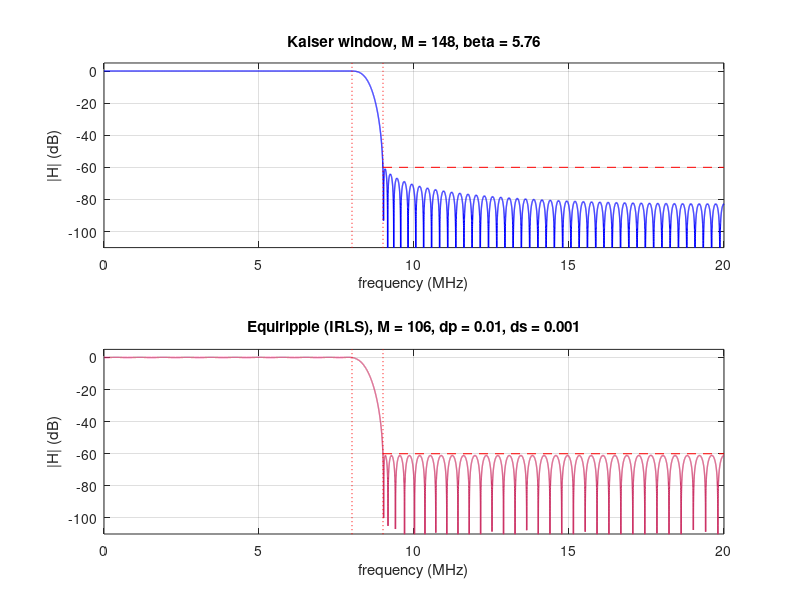

MATLAB code for this plot:
%% m09_fir_window_kaiser.m
% Module 09 - FIR design without a toolbox: Kaiser window formulas vs equiripple.
%  1) Kaiser: beta(A) and M = (A - 8)/(2.285 dw) for an RF anti-alias low-pass
%     (fs = 40 MHz, pass <= 8 MHz, stop >= 9 MHz, A = 60 dB); measure what it achieves
%  2) Equiripple order estimates (Kaiser 1974, Herrmann-Rabiner-Chan 1973) for
%     dp = 0.01, ds = 0.001, and an equiripple design by Lawson's iteratively
%     reweighted least squares (IRLS), which needs only backslash
% What to change: fp, fst, A, dp, ds, the IRLS orders.
% Expected output: beta = 5.653, M = 145 -> about 59.6 dB; A = 61 -> M = 148, 60.9 dB;
% estimates 101.4 (both); IRLS fails at order 102 and meets dp <= 0.01, ds <= 0.001 from 104.
% Base MATLAB only; runs in MATLAB R2019b+ and GNU Octave 8.

clear; close all; clc;
rng(1);

%% Spec
fs  = 40;            % sampling rate (MHz)
fp  = 8;  fst = 9;   % passband and stopband edges (MHz)
wp  = 2*pi*fp/fs; ws = 2*pi*fst/fs; dw = ws - wp;   % rad/sample
wgrid = linspace(0, pi, 16384)';                      % dense evaluation grid

%% Helpers (anonymous only)
k = 0:40; I0 = @(x) sum(((x(:)/2).^(2*k)) ./ (factorial(k).^2), 2);       % Bessel I0, series
kbeta = @(A) (A > 50) .* 0.1102 .* (A - 8.7) + (A >= 21 & A <= 50) .* (0.5842*max(A-21,0).^0.4 + 0.07886*(A-21));
kord  = @(A, dw) (A - 8) ./ (2.285 * dw);
kwin  = @(M, b) I0(b * sqrt(max(0, 1 - (2*(0:M)'/M - 1).^2))) / I0(b);
ideal = @(M, wc) (wc/pi) * ((0:M)' == M/2) + ((0:M)' ~= M/2) .* sin(wc*((0:M)' - M/2)) ./ (pi*((0:M)' - M/2) + ((0:M)' == M/2));
Hmag  = @(h) abs(exp(-1j * wgrid * (0:numel(h)-1)) * h(:));
ripple_p = @(H) max(abs(H(wgrid <= wp) - 1));
ripple_s = @(H) max(H(wgrid >= ws));

%% 1) Kaiser window design
fprintf('Kaiser window, pass %g MHz, stop %g MHz at fs = %g MHz\n', fp, fst, fs);
designs = {};
for A = [60 61]
    b = kbeta(A); Mf = kord(A, dw); M = ceil(Mf);
    h = ideal(M, (wp + ws)/2) .* kwin(M, b);
    H = Hmag(h); dp_ = ripple_p(H); ds_ = ripple_s(H);
    fprintf('  A = %d dB: beta = %.3f, M = %.1f -> %d (%d taps); measured stopband %.2f dB, passband dev %.4f\n', ...
        A, b, Mf, M, M+1, 20*log10(ds_), dp_);
    designs{end+1} = h; %#ok<SAGROW>
end
hK = designs{2}; MK = numel(hK) - 1;
fprintf('  delay M/2 = %d samples = %.3f us = %.2f mm (c/2 = 770 m/s)\n', MK/2, MK/2/fs, MK/2/fs*0.770);

%% 2) Equiripple order estimates
dp = 0.01; ds = 0.001; df = (fst - fp)/fs;
Nk = (-20*log10(sqrt(dp*ds)) - 13) / (14.6*df);
a6 = [0.005309 0.07114 -0.4761 0.00266 0.5941 0.4278]; lp = log10(dp); ls = log10(ds);
Dinf = ls*(a6(1)*lp^2 + a6(2)*lp + a6(3)) - (a6(4)*lp^2 + a6(5)*lp + a6(6));
fK = 11.01217 + 0.51244*(lp - ls); Nh = Dinf/df - fK*df;
fprintf('\nEquiripple estimates (dp = %.3f, ds = %.4f, df = %.4f): Kaiser %.1f, Herrmann %.1f\n', dp, ds, df, Nk, Nh);
fprintf('  A/22 rule: %.0f taps for A = %d dB\n', -20*log10(ds)/(22*df), round(-20*log10(ds)));

%% 3) Equiripple by Lawson IRLS (type I linear phase, M even)
% A(w) = sum_k a_k cos(k w); weighted LS on a grid of the two bands, weights updated
% as u <- u .* |E| so the error envelope flattens toward the minimax solution.
Wst = dp/ds;                                          % stopband weight
fprintf('\nIRLS equiripple, weight %.0f in the stopband:\n', Wst);
hE = [];
for M = [102 104 106 108]
    L = M/2; ng = 16*M;
    gp = linspace(0, wp, round(ng*wp/(pi - dw)))'; gs = linspace(ws, pi, round(ng*(pi - ws)/(pi - dw)))';
    g = [gp; gs]; d = [ones(size(gp)); zeros(size(gs))]; W = [ones(size(gp)); Wst*ones(size(gs))];
    C = cos(g * (0:L)); u = W;
    for it = 1:80
        a = (C .* u) \ (d .* u);                     % weighted least squares
        e = abs(W .* (C*a - d));
        u = u .* sqrt(e + 1e-14); u = u / sqrt(mean(u.^2));
    end
    h = [flipud(a(2:end))/2; a(1); a(2:end)/2];
    H = Hmag(h); dp_ = ripple_p(H); ds_ = ripple_s(H);
    ok = dp_ <= dp && ds_ <= ds;
    fprintf('  M = %d: passband dev %.5f, stopband %.6f (%.2f dB) -> %s\n', M, dp_, ds_, 20*log10(ds_), char('fails' .* ~ok + 'meets' .* ok));
    if M == 106, hE = h; end
end
fprintf('  (true Remez minimum for this spec: order 104; equiripple with dp = ds = 0.001 needs 132)\n');

%% Figures
f = wgrid/(2*pi)*fs;
figure('Name', 'Kaiser vs equiripple');
subplot(2,1,1); plot(f, 20*log10(Hmag(hK) + 1e-12), 'b', 'LineWidth', 1); hold on;
plot([fst fs/2], [-60 -60], 'r--', [fp fp], [-120 5], 'r:', [fst fst], [-120 5], 'r:');
ylim([-110 5]); grid on; xlabel('frequency (MHz)'); ylabel('|H| (dB)'); title(sprintf('Kaiser window, M = %d, beta = %.2f', MK, kbeta(61)));
subplot(2,1,2); plot(f, 20*log10(Hmag(hE) + 1e-12), 'Color', [0.8 0.2 0.4], 'LineWidth', 1); hold on;
plot([fst fs/2], [-60 -60], 'r--', [fp fp], [-120 5], 'r:', [fst fst], [-120 5], 'r:');
ylim([-110 5]); grid on; xlabel('frequency (MHz)'); ylabel('|H| (dB)'); title('Equiripple (IRLS), M = 106, dp = 0.01, ds = 0.001');
